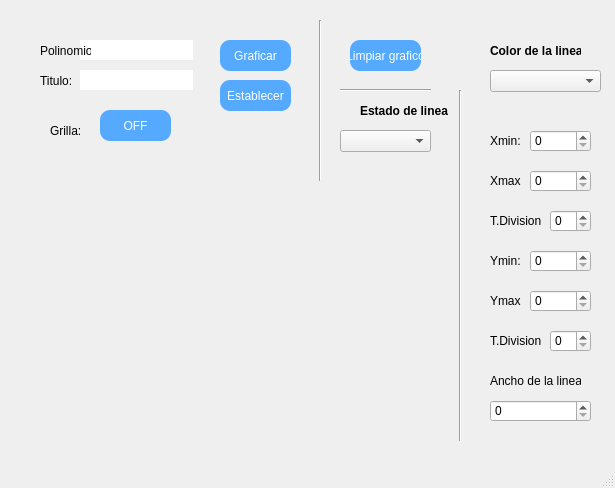
<?xml version="1.0" encoding="UTF-8"?>
<ui version="4.0">
 <class>MainWindow</class>
 <widget class="QMainWindow" name="MainWindow">
  <property name="geometry">
   <rect>
    <x>0</x>
    <y>0</y>
    <width>615</width>
    <height>488</height>
   </rect>
  </property>
  <property name="windowTitle">
   <string>MainWindow</string>
  </property>
  <widget class="QWidget" name="centralwidget">
   <widget class="QLabel" name="label_2">
    <property name="geometry">
     <rect>
      <x>40</x>
      <y>70</y>
      <width>51</width>
      <height>21</height>
     </rect>
    </property>
    <property name="text">
     <string>Titulo:</string>
    </property>
   </widget>
   <widget class="QLineEdit" name="txt_titulo">
    <property name="geometry">
     <rect>
      <x>80</x>
      <y>70</y>
      <width>113</width>
      <height>20</height>
     </rect>
    </property>
    <property name="styleSheet">
     <string notr="true">background-color: rgb(255, 255, 255);
border-radius: 15px;</string>
    </property>
   </widget>
   <widget class="QSpinBox" name="sp_Ymin_2">
    <property name="geometry">
     <rect>
      <x>530</x>
      <y>290</y>
      <width>61</width>
      <height>22</height>
     </rect>
    </property>
   </widget>
   <widget class="QLabel" name="label_4">
    <property name="geometry">
     <rect>
      <x>360</x>
      <y>100</y>
      <width>91</width>
      <height>21</height>
     </rect>
    </property>
    <property name="font">
     <font>
      <weight>75</weight>
      <bold>true</bold>
     </font>
    </property>
    <property name="text">
     <string>Estado de linea</string>
    </property>
   </widget>
   <widget class="Line" name="line_2">
    <property name="geometry">
     <rect>
      <x>340</x>
      <y>80</y>
      <width>91</width>
      <height>20</height>
     </rect>
    </property>
    <property name="orientation">
     <enum>Qt::Horizontal</enum>
    </property>
   </widget>
   <widget class="QComboBox" name="cb_ColorLinea">
    <property name="geometry">
     <rect>
      <x>490</x>
      <y>70</y>
      <width>111</width>
      <height>22</height>
     </rect>
    </property>
   </widget>
   <widget class="QPushButton" name="btn_graficar">
    <property name="geometry">
     <rect>
      <x>220</x>
      <y>40</y>
      <width>71</width>
      <height>31</height>
     </rect>
    </property>
    <property name="styleSheet">
     <string notr="true">background-color: rgb(85, 170, 255);
color: rgb(255, 255, 255);
border-radius: 10px;</string>
    </property>
    <property name="text">
     <string>Graficar</string>
    </property>
   </widget>
   <widget class="QLabel" name="label_12">
    <property name="geometry">
     <rect>
      <x>490</x>
      <y>330</y>
      <width>51</width>
      <height>21</height>
     </rect>
    </property>
    <property name="text">
     <string>T.Divisiones</string>
    </property>
   </widget>
   <widget class="QLabel" name="label_8">
    <property name="geometry">
     <rect>
      <x>490</x>
      <y>210</y>
      <width>51</width>
      <height>21</height>
     </rect>
    </property>
    <property name="text">
     <string>T.Divisiones</string>
    </property>
   </widget>
   <widget class="Line" name="line_3">
    <property name="geometry">
     <rect>
      <x>450</x>
      <y>90</y>
      <width>20</width>
      <height>351</height>
     </rect>
    </property>
    <property name="orientation">
     <enum>Qt::Vertical</enum>
    </property>
   </widget>
   <widget class="QSpinBox" name="sp_Xmin">
    <property name="geometry">
     <rect>
      <x>530</x>
      <y>130</y>
      <width>61</width>
      <height>22</height>
     </rect>
    </property>
   </widget>
   <widget class="QPushButton" name="btn_titulo">
    <property name="geometry">
     <rect>
      <x>220</x>
      <y>80</y>
      <width>71</width>
      <height>31</height>
     </rect>
    </property>
    <property name="styleSheet">
     <string notr="true">background-color: rgb(85, 170, 255);
color: rgb(255, 255, 255);
border-radius: 10px;</string>
    </property>
    <property name="text">
     <string>Establecer</string>
    </property>
   </widget>
   <widget class="QSpinBox" name="sp_divisionesX">
    <property name="geometry">
     <rect>
      <x>550</x>
      <y>210</y>
      <width>41</width>
      <height>22</height>
     </rect>
    </property>
   </widget>
   <widget class="QLineEdit" name="txt_polinomio">
    <property name="geometry">
     <rect>
      <x>80</x>
      <y>40</y>
      <width>113</width>
      <height>20</height>
     </rect>
    </property>
    <property name="styleSheet">
     <string notr="true">background-color: rgb(255, 255, 255);
border-radius: 15px;</string>
    </property>
    <property name="text">
     <string/>
    </property>
   </widget>
   <widget class="QSpinBox" name="sp_Xmax">
    <property name="geometry">
     <rect>
      <x>530</x>
      <y>170</y>
      <width>61</width>
      <height>22</height>
     </rect>
    </property>
   </widget>
   <widget class="QLabel" name="label">
    <property name="geometry">
     <rect>
      <x>40</x>
      <y>40</y>
      <width>51</width>
      <height>21</height>
     </rect>
    </property>
    <property name="text">
     <string>Polinomio:</string>
    </property>
   </widget>
   <widget class="QLabel" name="label_11">
    <property name="geometry">
     <rect>
      <x>490</x>
      <y>370</y>
      <width>91</width>
      <height>21</height>
     </rect>
    </property>
    <property name="text">
     <string>Ancho de la linea</string>
    </property>
   </widget>
   <widget class="QSpinBox" name="sp_Ymin">
    <property name="geometry">
     <rect>
      <x>530</x>
      <y>250</y>
      <width>61</width>
      <height>22</height>
     </rect>
    </property>
   </widget>
   <widget class="Line" name="line">
    <property name="geometry">
     <rect>
      <x>310</x>
      <y>20</y>
      <width>20</width>
      <height>161</height>
     </rect>
    </property>
    <property name="orientation">
     <enum>Qt::Vertical</enum>
    </property>
   </widget>
   <widget class="QPushButton" name="btn_limpiar">
    <property name="geometry">
     <rect>
      <x>350</x>
      <y>40</y>
      <width>71</width>
      <height>31</height>
     </rect>
    </property>
    <property name="styleSheet">
     <string notr="true">background-color: rgb(85, 170, 255);
color: rgb(255, 255, 255);
border-radius: 10px;</string>
    </property>
    <property name="text">
     <string>Limpiar grafico</string>
    </property>
   </widget>
   <widget class="QSpinBox" name="sp_divisionesY">
    <property name="geometry">
     <rect>
      <x>550</x>
      <y>330</y>
      <width>41</width>
      <height>22</height>
     </rect>
    </property>
   </widget>
   <widget class="QLabel" name="label_6">
    <property name="geometry">
     <rect>
      <x>490</x>
      <y>130</y>
      <width>31</width>
      <height>21</height>
     </rect>
    </property>
    <property name="text">
     <string>Xmin:</string>
    </property>
   </widget>
   <widget class="QPushButton" name="btn_grilla">
    <property name="geometry">
     <rect>
      <x>100</x>
      <y>110</y>
      <width>71</width>
      <height>31</height>
     </rect>
    </property>
    <property name="styleSheet">
     <string notr="true">background-color: rgb(85, 170, 255);
color: rgb(255, 255, 255);
border-radius: 10px;</string>
    </property>
    <property name="text">
     <string>OFF</string>
    </property>
   </widget>
   <widget class="QLabel" name="label_3">
    <property name="geometry">
     <rect>
      <x>50</x>
      <y>120</y>
      <width>51</width>
      <height>21</height>
     </rect>
    </property>
    <property name="text">
     <string>Grilla:</string>
    </property>
   </widget>
   <widget class="QSpinBox" name="sp_anchoLinea">
    <property name="geometry">
     <rect>
      <x>490</x>
      <y>400</y>
      <width>101</width>
      <height>22</height>
     </rect>
    </property>
   </widget>
   <widget class="QLabel" name="label_9">
    <property name="geometry">
     <rect>
      <x>490</x>
      <y>290</y>
      <width>31</width>
      <height>21</height>
     </rect>
    </property>
    <property name="text">
     <string>Ymax:</string>
    </property>
   </widget>
   <widget class="QComboBox" name="cb_estiloLinea">
    <property name="geometry">
     <rect>
      <x>340</x>
      <y>130</y>
      <width>91</width>
      <height>22</height>
     </rect>
    </property>
   </widget>
   <widget class="QLabel" name="label_5">
    <property name="geometry">
     <rect>
      <x>490</x>
      <y>40</y>
      <width>91</width>
      <height>21</height>
     </rect>
    </property>
    <property name="font">
     <font>
      <weight>75</weight>
      <bold>true</bold>
     </font>
    </property>
    <property name="text">
     <string>Color de la linea:</string>
    </property>
   </widget>
   <widget class="QWidget" name="verticalLayoutWidget">
    <property name="geometry">
     <rect>
      <x>20</x>
      <y>190</y>
      <width>411</width>
      <height>241</height>
     </rect>
    </property>
    <layout class="QVBoxLayout" name="verticalLayout"/>
   </widget>
   <widget class="QLabel" name="label_7">
    <property name="geometry">
     <rect>
      <x>490</x>
      <y>170</y>
      <width>31</width>
      <height>21</height>
     </rect>
    </property>
    <property name="text">
     <string>Xmax:</string>
    </property>
   </widget>
   <widget class="QLabel" name="label_10">
    <property name="geometry">
     <rect>
      <x>490</x>
      <y>250</y>
      <width>31</width>
      <height>21</height>
     </rect>
    </property>
    <property name="text">
     <string>Ymin:</string>
    </property>
   </widget>
  </widget>
  <widget class="QMenuBar" name="menubar">
   <property name="geometry">
    <rect>
     <x>0</x>
     <y>0</y>
     <width>615</width>
     <height>18</height>
    </rect>
   </property>
  </widget>
  <widget class="QStatusBar" name="statusbar"/>
 </widget>
 <resources/>
 <connections/>
</ui>
